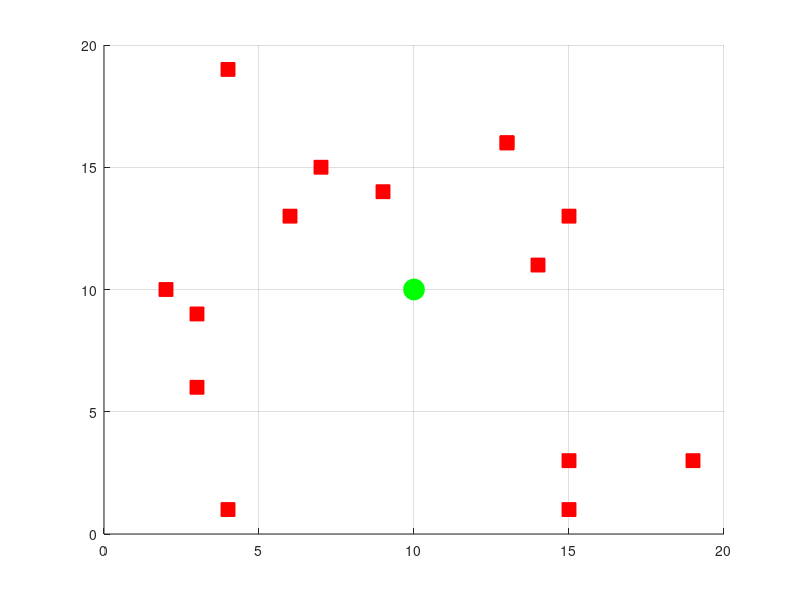

Here is the MATLAB script that generated this plot: (Note: this script raises an error after producing the figure.)
%{
function newState = robotDynamics(state, action)
    % Define possible movement actions: [Right, Left, Up, Down]
    actions = [1, 0; -1, 0; 0, 1; 0, -1];

    % Define warehouse grid size (Example: 10x10)
    gridSize = [10, 10]; % [Rows, Columns]

    % Default initial state if not provided
    if nargin < 2
        disp("No input provided. Initializing default state and action.")
        state = [1, 1]; % Starting position in the warehouse
        action = 1; % Default action (Move Right)
    elseif nargin < 1
        error("robotDynamics requires at least the 'state' input.");
    end

    % Ensure action is within bounds (1 to 4)
    if action < 1 || action > 4
        error("Invalid action. Must be between 1 (Right) and 4 (Down).");
    end

    % Compute new position
    newState = state + actions(action, :);

    % Ensure newState is within warehouse boundaries
    if any(newState < 1) || any(newState > gridSize)
        disp("Move blocked: Out of bounds! Staying in the same position.")
        newState = state; % Revert to previous state if out of bounds
    end

    % Display the movement
    fprintf("State changed from [%d, %d] to [%d, %d] using action %d\n", ...
            state(1), state(2), newState(1), newState(2), action);
end

%}

%{
function [nextState, newPos] = robotDynamics(state, action, robotPos)
    % Robot Dynamics: Update state and position based on action
    % Inputs:
    %   state - Current state index
    %   action - Action selected by policy
    %   robotPos - Current [x, y] position
    % Outputs:
    %   nextState - Updated state index
    %   newPos - Updated [x, y] position
    
    % Default values for automatic execution
    if nargin < 1 || isempty(state)
        state = 10;
    end
    if nargin < 2 || isempty(action)
        action = 'Move Forward';
    end
    if nargin < 3 || isempty(robotPos)
        robotPos = [50, 50]; % Default starting position
    end
    
    % Define motion step size
    stepSize = 5;
    
    % Update position based on action
    switch action
        case 'Move Forward'
            newPos = [robotPos(1), min(robotPos(2) + stepSize, 100)];
        case 'Move Reverse'
            newPos = [robotPos(1), max(robotPos(2) - stepSize, 0)];
        case 'Turn Left'
            newPos = [max(robotPos(1) - stepSize, 0), robotPos(2)];
        case 'Turn Right'
            newPos = [min(robotPos(1) + stepSize, 100), robotPos(2)];
        otherwise
            newPos = robotPos; % No movement if invalid action
    end
    
    % Compute new state based on position
    nextState = round(newPos(1) / 10) * 10 + round(newPos(2) / 10);
    
    % Automatically execute if script runs independently
    if nargout == 0
        disp(['Next State: ', num2str(nextState)]);
        disp(['New Position: [', num2str(newPos(1)), ', ', num2str(newPos(2)), ']']);
    end
end
%}

%{
function [nextState, newPos, stuckCounter] = robotDynamics(state, action, robotPos, stuckCounter)
    newPos = robotPos; % Default to current position
    
    % Define movement based on action
    switch action
        case 1 % Move Up
            newPos(2) = min(newPos(2) + 1, 10);
        case 2 % Move Down
            newPos(2) = max(newPos(2) - 1, 1);
        case 3 % Move Left
            newPos(1) = max(newPos(1) - 1, 1);
        case 4 % Move Right
            newPos(1) = min(newPos(1) + 1, 10);
    end

    % Debugging
    fprintf('DEBUG: Action = %d\n', action);
    fprintf('DEBUG: Previous Position = [%d %d]\n', robotPos(1), robotPos(2));
    fprintf('DEBUG: New Position = [%d %d]\n', newPos(1), newPos(2));

    % Check if the robot is stuck
    if isequal(newPos, robotPos)
        stuckCounter = stuckCounter + 1;
        if stuckCounter > 5
            disp('WARNING: Robot is stuck! Taking random action.');
            newPos = [randi(10), randi(10)]; % Randomly reposition
            stuckCounter = 0;
        end
    else
        stuckCounter = 0;
    end
    
    nextState = newPos;
end
%}


%{
function [nextState, newPos, stuckCounter] = robotDynamics(state, action, robotPos, stuckCounter)
    % Provide default values if arguments are missing
    if nargin < 4
        stuckCounter = 0;
    end
    if nargin < 3
        robotPos = [1, 1]; % Default starting position
    end
    if nargin < 2
        action = 1; % Default action (Move Up)
    end
    if nargin < 1
        state = robotPos; % Default state
    end

    newPos = robotPos; % Default to current position
    
    % Define movement based on action
    switch action
        case 1 % Move Up
            newPos(2) = min(newPos(2) + 1, 10);
        case 2 % Move Down
            newPos(2) = max(newPos(2) - 1, 1);
        case 3 % Move Left
            newPos(1) = max(newPos(1) - 1, 1);
        case 4 % Move Right
            newPos(1) = min(newPos(1) + 1, 10);
    end

    % Debugging
    fprintf('DEBUG: Action = %d\n', action);
    fprintf('DEBUG: Previous Position = [%d %d]\n', robotPos(1), robotPos(2));
    fprintf('DEBUG: New Position = [%d %d]\n', newPos(1), newPos(2));

    % Check if the robot is stuck
    if isequal(newPos, robotPos)
        stuckCounter = stuckCounter + 1;
        if stuckCounter > 5
            disp('WARNING: Robot is stuck! Taking random action.');
            newPos = [randi(10), randi(10)]; % Randomly reposition
            stuckCounter = 0;
        end
    else
        stuckCounter = 0;
    end
    
    nextState = newPos;
end
%}

%{
function data = robotDynamics(input)
    data = zeros(2,1);  % Initialize to prevent undefined output

    if input > 0
        data = [1; 0];  % Ensure all paths assign a value
    elseif input < 0
        data = [0; 1];  % Define for all cases
    end
end
%}

%{
function [nextState, newPos, stuckCounter] = robotDynamics(state, action, robotPos, stuckCounter)
    % Ensure all outputs are always defined
    nextState = [0, 0]; % Default value
    newPos = [0, 0];    % Default value
    if nargin < 4, stuckCounter = 0; end
    if nargin < 3, robotPos = [1, 1]; end
    if nargin < 2, action = 1; end
    if nargin < 1, state = robotPos; end

    newPos = robotPos; % Default to current position

    % Define movement based on action
    switch action
        case 1 % Move Up
            newPos(2) = min(newPos(2) + 1, 10);
        case 2 % Move Down
            newPos(2) = max(newPos(2) - 1, 1);
        case 3 % Move Left
            newPos(1) = max(newPos(1) - 1, 1);
        case 4 % Move Right
            newPos(1) = min(newPos(1) + 1, 10);
    end

    % Ensure `nextState` is properly assigned
    nextState = newPos;

    % Check if the robot is stuck
    if isequal(newPos, robotPos)
        stuckCounter = stuckCounter + 1;
        if stuckCounter > 5
            newPos = [randi(10), randi(10)]; % Random reposition
            stuckCounter = 0;
        end
    else
        stuckCounter = 0;
    end
end
%}
%{
function data = robotDynamics(input)
    % Initialize output variable
    data = zeros(2, 1);  % Example default size (2x1), adjust as needed

    % Your logic here
    if input > 0
        data = [1; 2];  % Example assignment
    elseif input < 0
        data = [-1; -2];  % Another example
    end
end
%}

clc; clear; close all;

%% PARAMETERS
grid_size = 20;
num_robots = 5;
num_obstacles = 15;
goal_position = [grid_size/2, grid_size/2]; % Single goal
max_episodes = 10;
max_steps = 200;
learning_rate = 0.01;
discount_factor = 0.95;
batch_size = 32;
epsilon = 1.0;
epsilon_decay = 0.995;
min_epsilon = 0.01;

collision_count = 0;
obstacles_avoided = 0;
training_time = 0;
path_lengths = zeros(num_robots, max_episodes);
computation_times = zeros(num_robots, max_episodes);

% Initialize Q-tables
Q_table = rand(grid_size, grid_size, 4);
Q_target = Q_table;

% Generate random obstacles
obstacles = randi(grid_size, num_obstacles, 2);

% Initialize robot positions
robot_positions = randi(grid_size, num_robots, 2);

% Visualization setup
figure;
hold on;
axis([0 grid_size 0 grid_size]);
grid on;

% Draw obstacles
for i = 1:num_obstacles
    plot(obstacles(i,1), obstacles(i,2), 'rs', 'MarkerSize', 10, 'MarkerFaceColor', 'r');
end

% Draw goal
plot(goal_position(1), goal_position(2), 'go', 'MarkerSize', 15, 'MarkerFaceColor', 'g');

% Initialize robot markers
robot_markers = gobjects(num_robots, 1);
for i = 1:num_robots
    robot_markers(i) = plot(robot_positions(i,1), robot_positions(i,2), 'ko', 'MarkerSize', 10, 'MarkerFaceColor', 'k');
end

%% TRAINING LOOP
tic;
for episode = 1:max_episodes
    fprintf('Episode %d/%d\n', episode, max_episodes);
    for robot = 1:num_robots
        position = robot_positions(robot, :);
        path_length = 0;
        done = false;

        for step = 1:max_steps
            if rand < epsilon
                action = randi(4);
            else
                [~, action] = max(Q_table(position(1), position(2), :));
            end

            next_position = get_next_position(position, action, grid_size);

            if any(ismember(obstacles, next_position, 'rows'))
                reward = -1;
                collision_count = collision_count + 1;
                break;
            else
                reward = -0.1;
                obstacles_avoided = obstacles_avoided + 1;
            end

            if isequal(next_position, goal_position)
                reward = 10;
                done = true;
            end

            % Update Q-table
            Q_table = update_ddqn(Q_table, Q_target, position, action, next_position, reward, learning_rate, discount_factor);

            position = next_position;
            path_length = path_length + 1;

            % Update robot position
            if isvalid(robot_markers(robot))
                set(robot_markers(robot), 'XData', position(1), 'YData', position(2));
                drawnow;
            end

            pause(0.05);

            if done, break; end
        end

        path_lengths(robot, episode) = path_length;
        computation_times(robot, episode) = toc;
    end

    if epsilon > min_epsilon
        epsilon = epsilon * epsilon_decay;
    end

    if mod(episode, 2) == 0
        Q_target = Q_table;
    end
end
training_time = toc;

%% PERFORMANCE METRICS
evaluate_performance(path_lengths, computation_times, max_episodes, collision_count, obstacles_avoided, training_time, learning_rate, discount_factor, batch_size, Q_table);

%% FUNCTION: Get Next Position
function next_position = get_next_position(position, action, grid_size)
    next_position = position;
    if action == 1 && position(2) < grid_size, next_position(2) = position(2) + 1; end
    if action == 2 && position(2) > 1, next_position(2) = position(2) - 1; end
    if action == 3 && position(1) > 1, next_position(1) = position(1) - 1; end
    if action == 4 && position(1) < grid_size, next_position(1) = position(1) + 1; end
end

%% FUNCTION: Update DDQN
function Q_table = update_ddqn(Q_table, Q_target, position, action, next_position, reward, learning_rate, discount_factor)
    [~, best_action] = max(Q_table(next_position(1), next_position(2), :));
    target_q = Q_target(next_position(1), next_position(2), best_action);
    Q_table(position(1), position(2), action) = ...
        (1 - learning_rate) * Q_table(position(1), position(2), action) ...
        + learning_rate * (reward + discount_factor * target_q);
end

%% FUNCTION: Evaluate Performance
function evaluate_performance(path_lengths, computation_times, max_episodes, collision_count, obstacles_avoided, training_time, learning_rate, discount_factor, batch_size, Q_table)
    num_robots = size(path_lengths, 1);
    total_trials = max_episodes * num_robots;
    successful_paths = sum(path_lengths(:) > 0);

    accuracy = successful_paths / total_trials;
    precision = successful_paths / (successful_paths + collision_count);
    f1_score = 2 * (precision * accuracy) / (precision + accuracy);

    actual_paths = path_lengths(path_lengths > 0);
    predicted_paths = mean(actual_paths) * ones(size(actual_paths));
    rmse = sqrt(mean((actual_paths - predicted_paths).^2));

    scalability = num_robots / (collision_count + 1);

    model_size = whos('Q_table');
    model_size_MB = model_size.bytes / 1e6;

    fprintf('\n--- PERFORMANCE METRICS ---\n');
    fprintf('Total Robots: %d\n', num_robots);
    fprintf('Total Episodes: %d\n', max_episodes);
    fprintf('Training Time: %.2f sec\n', training_time);
    fprintf('Collisions: %d\n', collision_count);
    fprintf('Obstacles Avoided: %d\n', obstacles_avoided);
    fprintf('Scalability: %.4f\n', scalability);
    fprintf('Accuracy: %.4f\n', accuracy);
    fprintf('Precision: %.4f\n', precision);
    fprintf('F1 Score: %.4f\n', f1_score);
    fprintf('Model Size: %.2f MB\n', model_size_MB);
end
